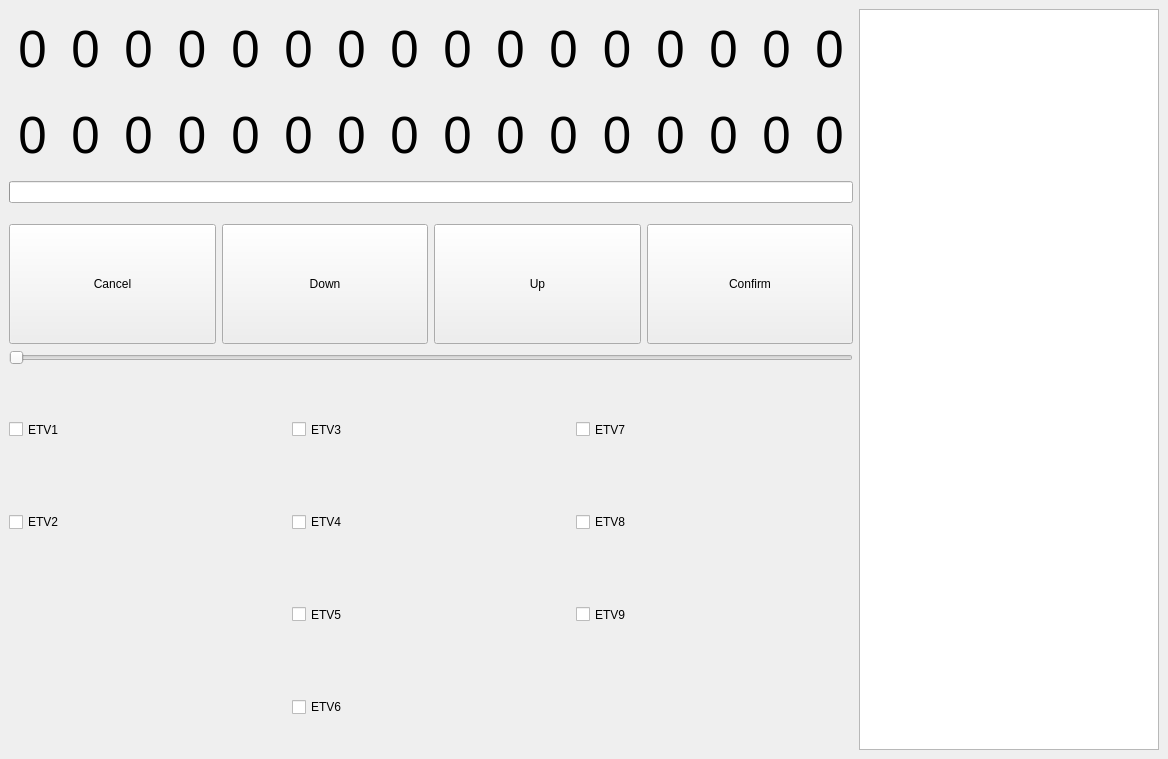
<?xml version="1.0" encoding="UTF-8"?>
<ui version="4.0">
 <class>ControlUnit</class>
 <widget class="QMainWindow" name="ControlUnit">
  <property name="enabled">
   <bool>true</bool>
  </property>
  <property name="geometry">
   <rect>
    <x>0</x>
    <y>0</y>
    <width>1168</width>
    <height>759</height>
   </rect>
  </property>
  <property name="windowTitle">
   <string>ControlUnit</string>
  </property>
  <widget class="QWidget" name="centralwidget">
   <layout class="QHBoxLayout" name="horizontalLayout_2">
    <item>
     <layout class="QVBoxLayout" name="verticalLayout">
      <item>
       <layout class="QGridLayout" name="gridLayout_2">
        <property name="sizeConstraint">
         <enum>QLayout::SetNoConstraint</enum>
        </property>
        <item row="2" column="2">
         <widget class="QLabel" name="label_18">
          <property name="sizePolicy">
           <sizepolicy hsizetype="Expanding" vsizetype="Expanding">
            <horstretch>0</horstretch>
            <verstretch>0</verstretch>
           </sizepolicy>
          </property>
          <property name="maximumSize">
           <size>
            <width>16777215</width>
            <height>80</height>
           </size>
          </property>
          <property name="font">
           <font>
            <family>Segoe UI</family>
            <pointsize>38</pointsize>
            <italic>false</italic>
           </font>
          </property>
          <property name="text">
           <string>0</string>
          </property>
          <property name="textFormat">
           <enum>Qt::AutoText</enum>
          </property>
          <property name="alignment">
           <set>Qt::AlignCenter</set>
          </property>
         </widget>
        </item>
        <item row="0" column="4">
         <widget class="QLabel" name="label_04">
          <property name="sizePolicy">
           <sizepolicy hsizetype="Expanding" vsizetype="Expanding">
            <horstretch>0</horstretch>
            <verstretch>0</verstretch>
           </sizepolicy>
          </property>
          <property name="maximumSize">
           <size>
            <width>16777215</width>
            <height>80</height>
           </size>
          </property>
          <property name="font">
           <font>
            <family>Segoe UI</family>
            <pointsize>38</pointsize>
            <italic>false</italic>
           </font>
          </property>
          <property name="text">
           <string>0</string>
          </property>
          <property name="textFormat">
           <enum>Qt::AutoText</enum>
          </property>
          <property name="alignment">
           <set>Qt::AlignCenter</set>
          </property>
         </widget>
        </item>
        <item row="0" column="1">
         <widget class="QLabel" name="label_01">
          <property name="sizePolicy">
           <sizepolicy hsizetype="Expanding" vsizetype="Expanding">
            <horstretch>0</horstretch>
            <verstretch>0</verstretch>
           </sizepolicy>
          </property>
          <property name="maximumSize">
           <size>
            <width>16777215</width>
            <height>80</height>
           </size>
          </property>
          <property name="font">
           <font>
            <family>Segoe UI</family>
            <pointsize>38</pointsize>
            <italic>false</italic>
           </font>
          </property>
          <property name="text">
           <string>0</string>
          </property>
          <property name="textFormat">
           <enum>Qt::AutoText</enum>
          </property>
          <property name="alignment">
           <set>Qt::AlignCenter</set>
          </property>
         </widget>
        </item>
        <item row="0" column="12">
         <widget class="QLabel" name="label_12">
          <property name="sizePolicy">
           <sizepolicy hsizetype="Expanding" vsizetype="Expanding">
            <horstretch>0</horstretch>
            <verstretch>0</verstretch>
           </sizepolicy>
          </property>
          <property name="maximumSize">
           <size>
            <width>16777215</width>
            <height>80</height>
           </size>
          </property>
          <property name="font">
           <font>
            <family>Segoe UI</family>
            <pointsize>38</pointsize>
            <italic>false</italic>
           </font>
          </property>
          <property name="text">
           <string>0</string>
          </property>
          <property name="textFormat">
           <enum>Qt::AutoText</enum>
          </property>
          <property name="alignment">
           <set>Qt::AlignCenter</set>
          </property>
         </widget>
        </item>
        <item row="0" column="11">
         <widget class="QLabel" name="label_11">
          <property name="sizePolicy">
           <sizepolicy hsizetype="Expanding" vsizetype="Expanding">
            <horstretch>0</horstretch>
            <verstretch>0</verstretch>
           </sizepolicy>
          </property>
          <property name="maximumSize">
           <size>
            <width>16777215</width>
            <height>80</height>
           </size>
          </property>
          <property name="font">
           <font>
            <family>Segoe UI</family>
            <pointsize>38</pointsize>
            <italic>false</italic>
           </font>
          </property>
          <property name="text">
           <string>0</string>
          </property>
          <property name="textFormat">
           <enum>Qt::AutoText</enum>
          </property>
          <property name="alignment">
           <set>Qt::AlignCenter</set>
          </property>
         </widget>
        </item>
        <item row="0" column="9">
         <widget class="QLabel" name="label_09">
          <property name="sizePolicy">
           <sizepolicy hsizetype="Expanding" vsizetype="Expanding">
            <horstretch>0</horstretch>
            <verstretch>0</verstretch>
           </sizepolicy>
          </property>
          <property name="maximumSize">
           <size>
            <width>16777215</width>
            <height>80</height>
           </size>
          </property>
          <property name="font">
           <font>
            <family>Segoe UI</family>
            <pointsize>38</pointsize>
            <italic>false</italic>
           </font>
          </property>
          <property name="text">
           <string>0</string>
          </property>
          <property name="textFormat">
           <enum>Qt::AutoText</enum>
          </property>
          <property name="alignment">
           <set>Qt::AlignCenter</set>
          </property>
         </widget>
        </item>
        <item row="2" column="3">
         <widget class="QLabel" name="label_19">
          <property name="sizePolicy">
           <sizepolicy hsizetype="Expanding" vsizetype="Expanding">
            <horstretch>0</horstretch>
            <verstretch>0</verstretch>
           </sizepolicy>
          </property>
          <property name="maximumSize">
           <size>
            <width>16777215</width>
            <height>80</height>
           </size>
          </property>
          <property name="font">
           <font>
            <family>Segoe UI</family>
            <pointsize>38</pointsize>
            <italic>false</italic>
           </font>
          </property>
          <property name="text">
           <string>0</string>
          </property>
          <property name="textFormat">
           <enum>Qt::AutoText</enum>
          </property>
          <property name="alignment">
           <set>Qt::AlignCenter</set>
          </property>
         </widget>
        </item>
        <item row="2" column="12">
         <widget class="QLabel" name="label_28">
          <property name="sizePolicy">
           <sizepolicy hsizetype="Expanding" vsizetype="Expanding">
            <horstretch>0</horstretch>
            <verstretch>0</verstretch>
           </sizepolicy>
          </property>
          <property name="maximumSize">
           <size>
            <width>16777215</width>
            <height>80</height>
           </size>
          </property>
          <property name="font">
           <font>
            <family>Segoe UI</family>
            <pointsize>38</pointsize>
            <italic>false</italic>
           </font>
          </property>
          <property name="text">
           <string>0</string>
          </property>
          <property name="textFormat">
           <enum>Qt::AutoText</enum>
          </property>
          <property name="alignment">
           <set>Qt::AlignCenter</set>
          </property>
         </widget>
        </item>
        <item row="0" column="0">
         <widget class="QLabel" name="label_00">
          <property name="sizePolicy">
           <sizepolicy hsizetype="Expanding" vsizetype="Expanding">
            <horstretch>0</horstretch>
            <verstretch>0</verstretch>
           </sizepolicy>
          </property>
          <property name="maximumSize">
           <size>
            <width>16777215</width>
            <height>80</height>
           </size>
          </property>
          <property name="font">
           <font>
            <family>Segoe UI</family>
            <pointsize>38</pointsize>
            <italic>false</italic>
           </font>
          </property>
          <property name="text">
           <string>0</string>
          </property>
          <property name="textFormat">
           <enum>Qt::AutoText</enum>
          </property>
          <property name="alignment">
           <set>Qt::AlignCenter</set>
          </property>
         </widget>
        </item>
        <item row="2" column="0">
         <widget class="QLabel" name="label_16">
          <property name="sizePolicy">
           <sizepolicy hsizetype="Expanding" vsizetype="Expanding">
            <horstretch>0</horstretch>
            <verstretch>0</verstretch>
           </sizepolicy>
          </property>
          <property name="maximumSize">
           <size>
            <width>16777215</width>
            <height>80</height>
           </size>
          </property>
          <property name="font">
           <font>
            <family>Segoe UI</family>
            <pointsize>38</pointsize>
            <italic>false</italic>
           </font>
          </property>
          <property name="text">
           <string>0</string>
          </property>
          <property name="textFormat">
           <enum>Qt::AutoText</enum>
          </property>
          <property name="alignment">
           <set>Qt::AlignCenter</set>
          </property>
         </widget>
        </item>
        <item row="0" column="2">
         <widget class="QLabel" name="label_02">
          <property name="sizePolicy">
           <sizepolicy hsizetype="Expanding" vsizetype="Expanding">
            <horstretch>0</horstretch>
            <verstretch>0</verstretch>
           </sizepolicy>
          </property>
          <property name="maximumSize">
           <size>
            <width>16777215</width>
            <height>80</height>
           </size>
          </property>
          <property name="font">
           <font>
            <family>Segoe UI</family>
            <pointsize>38</pointsize>
            <italic>false</italic>
           </font>
          </property>
          <property name="text">
           <string>0</string>
          </property>
          <property name="textFormat">
           <enum>Qt::AutoText</enum>
          </property>
          <property name="alignment">
           <set>Qt::AlignCenter</set>
          </property>
         </widget>
        </item>
        <item row="2" column="11">
         <widget class="QLabel" name="label_27">
          <property name="sizePolicy">
           <sizepolicy hsizetype="Expanding" vsizetype="Expanding">
            <horstretch>0</horstretch>
            <verstretch>0</verstretch>
           </sizepolicy>
          </property>
          <property name="maximumSize">
           <size>
            <width>16777215</width>
            <height>80</height>
           </size>
          </property>
          <property name="font">
           <font>
            <family>Segoe UI</family>
            <pointsize>38</pointsize>
            <italic>false</italic>
           </font>
          </property>
          <property name="text">
           <string>0</string>
          </property>
          <property name="textFormat">
           <enum>Qt::AutoText</enum>
          </property>
          <property name="alignment">
           <set>Qt::AlignCenter</set>
          </property>
         </widget>
        </item>
        <item row="0" column="3">
         <widget class="QLabel" name="label_03">
          <property name="sizePolicy">
           <sizepolicy hsizetype="Expanding" vsizetype="Expanding">
            <horstretch>0</horstretch>
            <verstretch>0</verstretch>
           </sizepolicy>
          </property>
          <property name="maximumSize">
           <size>
            <width>16777215</width>
            <height>80</height>
           </size>
          </property>
          <property name="font">
           <font>
            <family>Segoe UI</family>
            <pointsize>38</pointsize>
            <italic>false</italic>
           </font>
          </property>
          <property name="text">
           <string>0</string>
          </property>
          <property name="textFormat">
           <enum>Qt::AutoText</enum>
          </property>
          <property name="alignment">
           <set>Qt::AlignCenter</set>
          </property>
         </widget>
        </item>
        <item row="0" column="10">
         <widget class="QLabel" name="label_10">
          <property name="sizePolicy">
           <sizepolicy hsizetype="Expanding" vsizetype="Expanding">
            <horstretch>0</horstretch>
            <verstretch>0</verstretch>
           </sizepolicy>
          </property>
          <property name="maximumSize">
           <size>
            <width>16777215</width>
            <height>80</height>
           </size>
          </property>
          <property name="font">
           <font>
            <family>Segoe UI</family>
            <pointsize>38</pointsize>
            <italic>false</italic>
           </font>
          </property>
          <property name="text">
           <string>0</string>
          </property>
          <property name="textFormat">
           <enum>Qt::AutoText</enum>
          </property>
          <property name="alignment">
           <set>Qt::AlignCenter</set>
          </property>
         </widget>
        </item>
        <item row="0" column="7">
         <widget class="QLabel" name="label_07">
          <property name="sizePolicy">
           <sizepolicy hsizetype="Expanding" vsizetype="Expanding">
            <horstretch>0</horstretch>
            <verstretch>0</verstretch>
           </sizepolicy>
          </property>
          <property name="maximumSize">
           <size>
            <width>16777215</width>
            <height>80</height>
           </size>
          </property>
          <property name="font">
           <font>
            <family>Segoe UI</family>
            <pointsize>38</pointsize>
            <italic>false</italic>
           </font>
          </property>
          <property name="text">
           <string>0</string>
          </property>
          <property name="textFormat">
           <enum>Qt::AutoText</enum>
          </property>
          <property name="alignment">
           <set>Qt::AlignCenter</set>
          </property>
         </widget>
        </item>
        <item row="2" column="9">
         <widget class="QLabel" name="label_25">
          <property name="sizePolicy">
           <sizepolicy hsizetype="Expanding" vsizetype="Expanding">
            <horstretch>0</horstretch>
            <verstretch>0</verstretch>
           </sizepolicy>
          </property>
          <property name="maximumSize">
           <size>
            <width>16777215</width>
            <height>80</height>
           </size>
          </property>
          <property name="font">
           <font>
            <family>Segoe UI</family>
            <pointsize>38</pointsize>
            <italic>false</italic>
           </font>
          </property>
          <property name="text">
           <string>0</string>
          </property>
          <property name="textFormat">
           <enum>Qt::AutoText</enum>
          </property>
          <property name="alignment">
           <set>Qt::AlignCenter</set>
          </property>
         </widget>
        </item>
        <item row="2" column="10">
         <widget class="QLabel" name="label_26">
          <property name="sizePolicy">
           <sizepolicy hsizetype="Expanding" vsizetype="Expanding">
            <horstretch>0</horstretch>
            <verstretch>0</verstretch>
           </sizepolicy>
          </property>
          <property name="maximumSize">
           <size>
            <width>16777215</width>
            <height>80</height>
           </size>
          </property>
          <property name="font">
           <font>
            <family>Segoe UI</family>
            <pointsize>38</pointsize>
            <italic>false</italic>
           </font>
          </property>
          <property name="text">
           <string>0</string>
          </property>
          <property name="textFormat">
           <enum>Qt::AutoText</enum>
          </property>
          <property name="alignment">
           <set>Qt::AlignCenter</set>
          </property>
         </widget>
        </item>
        <item row="2" column="4">
         <widget class="QLabel" name="label_20">
          <property name="sizePolicy">
           <sizepolicy hsizetype="Expanding" vsizetype="Expanding">
            <horstretch>0</horstretch>
            <verstretch>0</verstretch>
           </sizepolicy>
          </property>
          <property name="maximumSize">
           <size>
            <width>16777215</width>
            <height>80</height>
           </size>
          </property>
          <property name="font">
           <font>
            <family>Segoe UI</family>
            <pointsize>38</pointsize>
            <italic>false</italic>
           </font>
          </property>
          <property name="text">
           <string>0</string>
          </property>
          <property name="textFormat">
           <enum>Qt::AutoText</enum>
          </property>
          <property name="alignment">
           <set>Qt::AlignCenter</set>
          </property>
         </widget>
        </item>
        <item row="0" column="5">
         <widget class="QLabel" name="label_05">
          <property name="sizePolicy">
           <sizepolicy hsizetype="Expanding" vsizetype="Expanding">
            <horstretch>0</horstretch>
            <verstretch>0</verstretch>
           </sizepolicy>
          </property>
          <property name="maximumSize">
           <size>
            <width>16777215</width>
            <height>80</height>
           </size>
          </property>
          <property name="font">
           <font>
            <family>Segoe UI</family>
            <pointsize>38</pointsize>
            <italic>false</italic>
           </font>
          </property>
          <property name="text">
           <string>0</string>
          </property>
          <property name="textFormat">
           <enum>Qt::AutoText</enum>
          </property>
          <property name="alignment">
           <set>Qt::AlignCenter</set>
          </property>
         </widget>
        </item>
        <item row="2" column="7">
         <widget class="QLabel" name="label_23">
          <property name="sizePolicy">
           <sizepolicy hsizetype="Expanding" vsizetype="Expanding">
            <horstretch>0</horstretch>
            <verstretch>0</verstretch>
           </sizepolicy>
          </property>
          <property name="maximumSize">
           <size>
            <width>16777215</width>
            <height>80</height>
           </size>
          </property>
          <property name="font">
           <font>
            <family>Segoe UI</family>
            <pointsize>38</pointsize>
            <italic>false</italic>
           </font>
          </property>
          <property name="text">
           <string>0</string>
          </property>
          <property name="textFormat">
           <enum>Qt::AutoText</enum>
          </property>
          <property name="alignment">
           <set>Qt::AlignCenter</set>
          </property>
         </widget>
        </item>
        <item row="0" column="8">
         <widget class="QLabel" name="label_08">
          <property name="sizePolicy">
           <sizepolicy hsizetype="Expanding" vsizetype="Expanding">
            <horstretch>0</horstretch>
            <verstretch>0</verstretch>
           </sizepolicy>
          </property>
          <property name="maximumSize">
           <size>
            <width>16777215</width>
            <height>80</height>
           </size>
          </property>
          <property name="font">
           <font>
            <family>Segoe UI</family>
            <pointsize>38</pointsize>
            <italic>false</italic>
           </font>
          </property>
          <property name="text">
           <string>0</string>
          </property>
          <property name="textFormat">
           <enum>Qt::AutoText</enum>
          </property>
          <property name="alignment">
           <set>Qt::AlignCenter</set>
          </property>
         </widget>
        </item>
        <item row="0" column="14">
         <widget class="QLabel" name="label_14">
          <property name="sizePolicy">
           <sizepolicy hsizetype="Expanding" vsizetype="Expanding">
            <horstretch>0</horstretch>
            <verstretch>0</verstretch>
           </sizepolicy>
          </property>
          <property name="maximumSize">
           <size>
            <width>16777215</width>
            <height>80</height>
           </size>
          </property>
          <property name="font">
           <font>
            <family>Segoe UI</family>
            <pointsize>38</pointsize>
            <italic>false</italic>
           </font>
          </property>
          <property name="text">
           <string>0</string>
          </property>
          <property name="textFormat">
           <enum>Qt::AutoText</enum>
          </property>
          <property name="alignment">
           <set>Qt::AlignCenter</set>
          </property>
         </widget>
        </item>
        <item row="2" column="5">
         <widget class="QLabel" name="label_21">
          <property name="sizePolicy">
           <sizepolicy hsizetype="Expanding" vsizetype="Expanding">
            <horstretch>0</horstretch>
            <verstretch>0</verstretch>
           </sizepolicy>
          </property>
          <property name="maximumSize">
           <size>
            <width>16777215</width>
            <height>80</height>
           </size>
          </property>
          <property name="font">
           <font>
            <family>Segoe UI</family>
            <pointsize>38</pointsize>
            <italic>false</italic>
           </font>
          </property>
          <property name="text">
           <string>0</string>
          </property>
          <property name="textFormat">
           <enum>Qt::AutoText</enum>
          </property>
          <property name="alignment">
           <set>Qt::AlignCenter</set>
          </property>
         </widget>
        </item>
        <item row="2" column="1">
         <widget class="QLabel" name="label_17">
          <property name="sizePolicy">
           <sizepolicy hsizetype="Expanding" vsizetype="Expanding">
            <horstretch>0</horstretch>
            <verstretch>0</verstretch>
           </sizepolicy>
          </property>
          <property name="maximumSize">
           <size>
            <width>16777215</width>
            <height>80</height>
           </size>
          </property>
          <property name="font">
           <font>
            <family>Segoe UI</family>
            <pointsize>38</pointsize>
            <italic>false</italic>
           </font>
          </property>
          <property name="text">
           <string>0</string>
          </property>
          <property name="textFormat">
           <enum>Qt::AutoText</enum>
          </property>
          <property name="alignment">
           <set>Qt::AlignCenter</set>
          </property>
         </widget>
        </item>
        <item row="0" column="6">
         <widget class="QLabel" name="label_06">
          <property name="sizePolicy">
           <sizepolicy hsizetype="Expanding" vsizetype="Expanding">
            <horstretch>0</horstretch>
            <verstretch>0</verstretch>
           </sizepolicy>
          </property>
          <property name="maximumSize">
           <size>
            <width>16777215</width>
            <height>80</height>
           </size>
          </property>
          <property name="font">
           <font>
            <family>Segoe UI</family>
            <pointsize>38</pointsize>
            <italic>false</italic>
           </font>
          </property>
          <property name="text">
           <string>0</string>
          </property>
          <property name="textFormat">
           <enum>Qt::AutoText</enum>
          </property>
          <property name="alignment">
           <set>Qt::AlignCenter</set>
          </property>
         </widget>
        </item>
        <item row="2" column="6">
         <widget class="QLabel" name="label_22">
          <property name="sizePolicy">
           <sizepolicy hsizetype="Expanding" vsizetype="Expanding">
            <horstretch>0</horstretch>
            <verstretch>0</verstretch>
           </sizepolicy>
          </property>
          <property name="maximumSize">
           <size>
            <width>16777215</width>
            <height>80</height>
           </size>
          </property>
          <property name="font">
           <font>
            <family>Segoe UI</family>
            <pointsize>38</pointsize>
            <italic>false</italic>
           </font>
          </property>
          <property name="text">
           <string>0</string>
          </property>
          <property name="textFormat">
           <enum>Qt::AutoText</enum>
          </property>
          <property name="alignment">
           <set>Qt::AlignCenter</set>
          </property>
         </widget>
        </item>
        <item row="2" column="8">
         <widget class="QLabel" name="label_24">
          <property name="sizePolicy">
           <sizepolicy hsizetype="Expanding" vsizetype="Expanding">
            <horstretch>0</horstretch>
            <verstretch>0</verstretch>
           </sizepolicy>
          </property>
          <property name="maximumSize">
           <size>
            <width>16777215</width>
            <height>80</height>
           </size>
          </property>
          <property name="font">
           <font>
            <family>Segoe UI</family>
            <pointsize>38</pointsize>
            <italic>false</italic>
           </font>
          </property>
          <property name="text">
           <string>0</string>
          </property>
          <property name="textFormat">
           <enum>Qt::AutoText</enum>
          </property>
          <property name="alignment">
           <set>Qt::AlignCenter</set>
          </property>
         </widget>
        </item>
        <item row="0" column="15">
         <widget class="QLabel" name="label_15">
          <property name="sizePolicy">
           <sizepolicy hsizetype="Expanding" vsizetype="Expanding">
            <horstretch>0</horstretch>
            <verstretch>0</verstretch>
           </sizepolicy>
          </property>
          <property name="maximumSize">
           <size>
            <width>16777215</width>
            <height>80</height>
           </size>
          </property>
          <property name="font">
           <font>
            <family>Segoe UI</family>
            <pointsize>38</pointsize>
            <italic>false</italic>
           </font>
          </property>
          <property name="text">
           <string>0</string>
          </property>
          <property name="textFormat">
           <enum>Qt::AutoText</enum>
          </property>
          <property name="alignment">
           <set>Qt::AlignCenter</set>
          </property>
         </widget>
        </item>
        <item row="0" column="13">
         <widget class="QLabel" name="label_13">
          <property name="sizePolicy">
           <sizepolicy hsizetype="Expanding" vsizetype="Expanding">
            <horstretch>0</horstretch>
            <verstretch>0</verstretch>
           </sizepolicy>
          </property>
          <property name="maximumSize">
           <size>
            <width>16777215</width>
            <height>80</height>
           </size>
          </property>
          <property name="font">
           <font>
            <family>Segoe UI</family>
            <pointsize>38</pointsize>
            <italic>false</italic>
           </font>
          </property>
          <property name="text">
           <string>0</string>
          </property>
          <property name="textFormat">
           <enum>Qt::AutoText</enum>
          </property>
          <property name="alignment">
           <set>Qt::AlignCenter</set>
          </property>
         </widget>
        </item>
        <item row="2" column="13">
         <widget class="QLabel" name="label_29">
          <property name="sizePolicy">
           <sizepolicy hsizetype="Expanding" vsizetype="Expanding">
            <horstretch>0</horstretch>
            <verstretch>0</verstretch>
           </sizepolicy>
          </property>
          <property name="maximumSize">
           <size>
            <width>16777215</width>
            <height>80</height>
           </size>
          </property>
          <property name="font">
           <font>
            <family>Segoe UI</family>
            <pointsize>38</pointsize>
            <italic>false</italic>
           </font>
          </property>
          <property name="text">
           <string>0</string>
          </property>
          <property name="textFormat">
           <enum>Qt::AutoText</enum>
          </property>
          <property name="alignment">
           <set>Qt::AlignCenter</set>
          </property>
         </widget>
        </item>
        <item row="2" column="14">
         <widget class="QLabel" name="label_30">
          <property name="sizePolicy">
           <sizepolicy hsizetype="Expanding" vsizetype="Expanding">
            <horstretch>0</horstretch>
            <verstretch>0</verstretch>
           </sizepolicy>
          </property>
          <property name="maximumSize">
           <size>
            <width>16777215</width>
            <height>80</height>
           </size>
          </property>
          <property name="font">
           <font>
            <family>Segoe UI</family>
            <pointsize>38</pointsize>
            <italic>false</italic>
           </font>
          </property>
          <property name="text">
           <string>0</string>
          </property>
          <property name="textFormat">
           <enum>Qt::AutoText</enum>
          </property>
          <property name="alignment">
           <set>Qt::AlignCenter</set>
          </property>
         </widget>
        </item>
        <item row="2" column="15">
         <widget class="QLabel" name="label_31">
          <property name="sizePolicy">
           <sizepolicy hsizetype="Expanding" vsizetype="Expanding">
            <horstretch>0</horstretch>
            <verstretch>0</verstretch>
           </sizepolicy>
          </property>
          <property name="maximumSize">
           <size>
            <width>16777215</width>
            <height>80</height>
           </size>
          </property>
          <property name="font">
           <font>
            <family>Segoe UI</family>
            <pointsize>38</pointsize>
            <italic>false</italic>
           </font>
          </property>
          <property name="text">
           <string>0</string>
          </property>
          <property name="textFormat">
           <enum>Qt::AutoText</enum>
          </property>
          <property name="alignment">
           <set>Qt::AlignCenter</set>
          </property>
         </widget>
        </item>
       </layout>
      </item>
      <item>
       <widget class="QProgressBar" name="backlight">
        <property name="value">
         <number>0</number>
        </property>
        <property name="textVisible">
         <bool>false</bool>
        </property>
        <property name="orientation">
         <enum>Qt::Horizontal</enum>
        </property>
        <property name="format">
         <string>%p%</string>
        </property>
       </widget>
      </item>
      <item>
       <spacer name="verticalSpacer">
        <property name="orientation">
         <enum>Qt::Vertical</enum>
        </property>
        <property name="sizeType">
         <enum>QSizePolicy::Maximum</enum>
        </property>
        <property name="sizeHint" stdset="0">
         <size>
          <width>20</width>
          <height>15</height>
         </size>
        </property>
       </spacer>
      </item>
      <item>
       <layout class="QHBoxLayout" name="horizontalLayout">
        <item>
         <widget class="QPushButton" name="cancelButton">
          <property name="enabled">
           <bool>true</bool>
          </property>
          <property name="sizePolicy">
           <sizepolicy hsizetype="Minimum" vsizetype="Minimum">
            <horstretch>0</horstretch>
            <verstretch>0</verstretch>
           </sizepolicy>
          </property>
          <property name="minimumSize">
           <size>
            <width>0</width>
            <height>120</height>
           </size>
          </property>
          <property name="maximumSize">
           <size>
            <width>16777215</width>
            <height>200</height>
           </size>
          </property>
          <property name="cursor">
           <cursorShape>PointingHandCursor</cursorShape>
          </property>
          <property name="text">
           <string>Cancel</string>
          </property>
         </widget>
        </item>
        <item>
         <widget class="QPushButton" name="downButton">
          <property name="enabled">
           <bool>true</bool>
          </property>
          <property name="sizePolicy">
           <sizepolicy hsizetype="Minimum" vsizetype="Minimum">
            <horstretch>0</horstretch>
            <verstretch>0</verstretch>
           </sizepolicy>
          </property>
          <property name="minimumSize">
           <size>
            <width>0</width>
            <height>120</height>
           </size>
          </property>
          <property name="maximumSize">
           <size>
            <width>16777215</width>
            <height>200</height>
           </size>
          </property>
          <property name="cursor">
           <cursorShape>PointingHandCursor</cursorShape>
          </property>
          <property name="text">
           <string>Down</string>
          </property>
         </widget>
        </item>
        <item>
         <widget class="QPushButton" name="upButton">
          <property name="enabled">
           <bool>true</bool>
          </property>
          <property name="sizePolicy">
           <sizepolicy hsizetype="Minimum" vsizetype="Minimum">
            <horstretch>0</horstretch>
            <verstretch>0</verstretch>
           </sizepolicy>
          </property>
          <property name="minimumSize">
           <size>
            <width>0</width>
            <height>120</height>
           </size>
          </property>
          <property name="maximumSize">
           <size>
            <width>16777215</width>
            <height>200</height>
           </size>
          </property>
          <property name="cursor">
           <cursorShape>PointingHandCursor</cursorShape>
          </property>
          <property name="text">
           <string>Up</string>
          </property>
         </widget>
        </item>
        <item>
         <widget class="QPushButton" name="confirmButton">
          <property name="enabled">
           <bool>true</bool>
          </property>
          <property name="sizePolicy">
           <sizepolicy hsizetype="Minimum" vsizetype="Minimum">
            <horstretch>0</horstretch>
            <verstretch>0</verstretch>
           </sizepolicy>
          </property>
          <property name="minimumSize">
           <size>
            <width>0</width>
            <height>120</height>
           </size>
          </property>
          <property name="maximumSize">
           <size>
            <width>16777215</width>
            <height>200</height>
           </size>
          </property>
          <property name="cursor">
           <cursorShape>PointingHandCursor</cursorShape>
          </property>
          <property name="text">
           <string>Confirm</string>
          </property>
         </widget>
        </item>
       </layout>
      </item>
      <item>
       <widget class="QSlider" name="moisture">
        <property name="orientation">
         <enum>Qt::Horizontal</enum>
        </property>
       </widget>
      </item>
      <item>
       <spacer name="verticalSpacer_2">
        <property name="orientation">
         <enum>Qt::Vertical</enum>
        </property>
        <property name="sizeType">
         <enum>QSizePolicy::Maximum</enum>
        </property>
        <property name="sizeHint" stdset="0">
         <size>
          <width>20</width>
          <height>15</height>
         </size>
        </property>
       </spacer>
      </item>
      <item>
       <layout class="QGridLayout" name="gridLayout">
        <property name="sizeConstraint">
         <enum>QLayout::SetMinimumSize</enum>
        </property>
        <item row="0" column="0">
         <widget class="QCheckBox" name="etv1">
          <property name="sizePolicy">
           <sizepolicy hsizetype="Minimum" vsizetype="Expanding">
            <horstretch>10</horstretch>
            <verstretch>10</verstretch>
           </sizepolicy>
          </property>
          <property name="minimumSize">
           <size>
            <width>10</width>
            <height>10</height>
           </size>
          </property>
          <property name="maximumSize">
           <size>
            <width>16777215</width>
            <height>250</height>
           </size>
          </property>
          <property name="font">
           <font>
            <italic>false</italic>
            <bold>false</bold>
            <strikeout>false</strikeout>
            <kerning>true</kerning>
           </font>
          </property>
          <property name="layoutDirection">
           <enum>Qt::LeftToRight</enum>
          </property>
          <property name="text">
           <string>ETV1</string>
          </property>
         </widget>
        </item>
        <item row="1" column="0">
         <widget class="QCheckBox" name="etv2">
          <property name="sizePolicy">
           <sizepolicy hsizetype="Minimum" vsizetype="Expanding">
            <horstretch>10</horstretch>
            <verstretch>10</verstretch>
           </sizepolicy>
          </property>
          <property name="minimumSize">
           <size>
            <width>10</width>
            <height>10</height>
           </size>
          </property>
          <property name="maximumSize">
           <size>
            <width>16777215</width>
            <height>250</height>
           </size>
          </property>
          <property name="font">
           <font>
            <italic>false</italic>
            <bold>false</bold>
            <strikeout>false</strikeout>
            <kerning>true</kerning>
           </font>
          </property>
          <property name="layoutDirection">
           <enum>Qt::LeftToRight</enum>
          </property>
          <property name="text">
           <string>ETV2</string>
          </property>
         </widget>
        </item>
        <item row="0" column="1">
         <widget class="QCheckBox" name="etv3">
          <property name="sizePolicy">
           <sizepolicy hsizetype="Minimum" vsizetype="Expanding">
            <horstretch>10</horstretch>
            <verstretch>10</verstretch>
           </sizepolicy>
          </property>
          <property name="minimumSize">
           <size>
            <width>10</width>
            <height>10</height>
           </size>
          </property>
          <property name="maximumSize">
           <size>
            <width>16777215</width>
            <height>250</height>
           </size>
          </property>
          <property name="font">
           <font>
            <italic>false</italic>
            <bold>false</bold>
            <strikeout>false</strikeout>
            <kerning>true</kerning>
           </font>
          </property>
          <property name="layoutDirection">
           <enum>Qt::LeftToRight</enum>
          </property>
          <property name="text">
           <string>ETV3</string>
          </property>
         </widget>
        </item>
        <item row="2" column="1">
         <widget class="QCheckBox" name="etv5">
          <property name="sizePolicy">
           <sizepolicy hsizetype="Minimum" vsizetype="Expanding">
            <horstretch>10</horstretch>
            <verstretch>10</verstretch>
           </sizepolicy>
          </property>
          <property name="minimumSize">
           <size>
            <width>10</width>
            <height>10</height>
           </size>
          </property>
          <property name="maximumSize">
           <size>
            <width>16777215</width>
            <height>250</height>
           </size>
          </property>
          <property name="font">
           <font>
            <italic>false</italic>
            <bold>false</bold>
            <strikeout>false</strikeout>
            <kerning>true</kerning>
           </font>
          </property>
          <property name="layoutDirection">
           <enum>Qt::LeftToRight</enum>
          </property>
          <property name="text">
           <string>ETV5</string>
          </property>
         </widget>
        </item>
        <item row="0" column="2">
         <widget class="QCheckBox" name="etv7">
          <property name="sizePolicy">
           <sizepolicy hsizetype="Minimum" vsizetype="Expanding">
            <horstretch>10</horstretch>
            <verstretch>10</verstretch>
           </sizepolicy>
          </property>
          <property name="minimumSize">
           <size>
            <width>10</width>
            <height>10</height>
           </size>
          </property>
          <property name="maximumSize">
           <size>
            <width>16777215</width>
            <height>250</height>
           </size>
          </property>
          <property name="font">
           <font>
            <italic>false</italic>
            <bold>false</bold>
            <strikeout>false</strikeout>
            <kerning>true</kerning>
           </font>
          </property>
          <property name="layoutDirection">
           <enum>Qt::LeftToRight</enum>
          </property>
          <property name="text">
           <string>ETV7</string>
          </property>
         </widget>
        </item>
        <item row="1" column="1">
         <widget class="QCheckBox" name="etv4">
          <property name="sizePolicy">
           <sizepolicy hsizetype="Minimum" vsizetype="Expanding">
            <horstretch>10</horstretch>
            <verstretch>10</verstretch>
           </sizepolicy>
          </property>
          <property name="minimumSize">
           <size>
            <width>10</width>
            <height>10</height>
           </size>
          </property>
          <property name="maximumSize">
           <size>
            <width>16777215</width>
            <height>250</height>
           </size>
          </property>
          <property name="font">
           <font>
            <italic>false</italic>
            <bold>false</bold>
            <strikeout>false</strikeout>
            <kerning>true</kerning>
           </font>
          </property>
          <property name="layoutDirection">
           <enum>Qt::LeftToRight</enum>
          </property>
          <property name="text">
           <string>ETV4</string>
          </property>
         </widget>
        </item>
        <item row="3" column="1">
         <widget class="QCheckBox" name="etv6">
          <property name="sizePolicy">
           <sizepolicy hsizetype="Minimum" vsizetype="Expanding">
            <horstretch>10</horstretch>
            <verstretch>10</verstretch>
           </sizepolicy>
          </property>
          <property name="minimumSize">
           <size>
            <width>10</width>
            <height>10</height>
           </size>
          </property>
          <property name="maximumSize">
           <size>
            <width>16777215</width>
            <height>250</height>
           </size>
          </property>
          <property name="font">
           <font>
            <italic>false</italic>
            <bold>false</bold>
            <strikeout>false</strikeout>
            <kerning>true</kerning>
           </font>
          </property>
          <property name="layoutDirection">
           <enum>Qt::LeftToRight</enum>
          </property>
          <property name="text">
           <string>ETV6</string>
          </property>
         </widget>
        </item>
        <item row="1" column="2">
         <widget class="QCheckBox" name="etv8">
          <property name="sizePolicy">
           <sizepolicy hsizetype="Minimum" vsizetype="Expanding">
            <horstretch>10</horstretch>
            <verstretch>10</verstretch>
           </sizepolicy>
          </property>
          <property name="minimumSize">
           <size>
            <width>10</width>
            <height>10</height>
           </size>
          </property>
          <property name="maximumSize">
           <size>
            <width>16777215</width>
            <height>250</height>
           </size>
          </property>
          <property name="font">
           <font>
            <italic>false</italic>
            <bold>false</bold>
            <strikeout>false</strikeout>
            <kerning>true</kerning>
           </font>
          </property>
          <property name="layoutDirection">
           <enum>Qt::LeftToRight</enum>
          </property>
          <property name="text">
           <string>ETV8</string>
          </property>
         </widget>
        </item>
        <item row="2" column="2">
         <widget class="QCheckBox" name="etv9">
          <property name="sizePolicy">
           <sizepolicy hsizetype="Minimum" vsizetype="Expanding">
            <horstretch>10</horstretch>
            <verstretch>10</verstretch>
           </sizepolicy>
          </property>
          <property name="minimumSize">
           <size>
            <width>10</width>
            <height>10</height>
           </size>
          </property>
          <property name="maximumSize">
           <size>
            <width>16777215</width>
            <height>250</height>
           </size>
          </property>
          <property name="font">
           <font>
            <italic>false</italic>
            <bold>false</bold>
            <strikeout>false</strikeout>
            <kerning>true</kerning>
           </font>
          </property>
          <property name="layoutDirection">
           <enum>Qt::LeftToRight</enum>
          </property>
          <property name="text">
           <string>ETV9</string>
          </property>
         </widget>
        </item>
       </layout>
      </item>
     </layout>
    </item>
    <item>
     <widget class="QTextBrowser" name="textConsole">
      <property name="enabled">
       <bool>true</bool>
      </property>
      <property name="maximumSize">
       <size>
        <width>300</width>
        <height>16777215</height>
       </size>
      </property>
     </widget>
    </item>
   </layout>
  </widget>
 </widget>
 <resources/>
 <connections/>
</ui>
